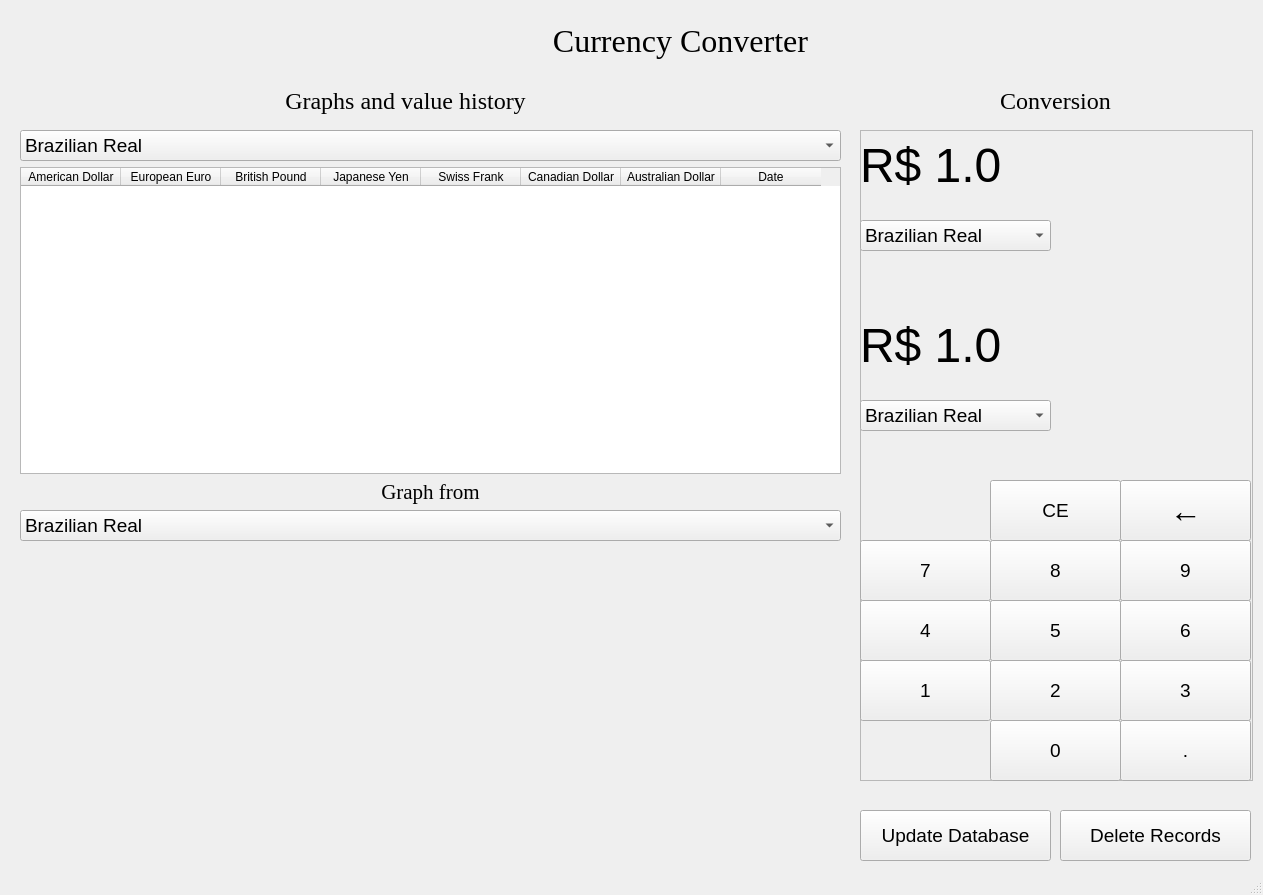
<?xml version="1.0" encoding="UTF-8"?>
<ui version="4.0">
 <class>Window</class>
 <widget class="QMainWindow" name="Window">
  <property name="geometry">
   <rect>
    <x>0</x>
    <y>0</y>
    <width>1263</width>
    <height>895</height>
   </rect>
  </property>
  <property name="minimumSize">
   <size>
    <width>1263</width>
    <height>895</height>
   </size>
  </property>
  <property name="windowTitle">
   <string>Currency Converter</string>
  </property>
  <widget class="QWidget" name="MainWindow">
   <widget class="QLabel" name="gui_title">
    <property name="geometry">
     <rect>
      <x>530</x>
      <y>10</y>
      <width>301</width>
      <height>61</height>
     </rect>
    </property>
    <property name="font">
     <font>
      <family>Georgia</family>
      <pointsize>24</pointsize>
     </font>
    </property>
    <property name="text">
     <string>Currency Converter</string>
    </property>
    <property name="alignment">
     <set>Qt::AlignCenter</set>
    </property>
   </widget>
   <widget class="QWidget" name="verticalLayoutWidget">
    <property name="geometry">
     <rect>
      <x>20</x>
      <y>130</y>
      <width>821</width>
      <height>411</height>
     </rect>
    </property>
    <layout class="QVBoxLayout" name="vertical_table">
     <item>
      <widget class="QComboBox" name="choose_currency">
       <property name="font">
        <font>
         <pointsize>14</pointsize>
        </font>
       </property>
       <item>
        <property name="text">
         <string>Brazilian Real</string>
        </property>
       </item>
       <item>
        <property name="text">
         <string>American Dollar</string>
        </property>
       </item>
       <item>
        <property name="text">
         <string>European Euro</string>
        </property>
       </item>
       <item>
        <property name="text">
         <string>British Pound</string>
        </property>
       </item>
       <item>
        <property name="text">
         <string>Japanese Yen</string>
        </property>
       </item>
       <item>
        <property name="text">
         <string>Swiss Frank</string>
        </property>
       </item>
       <item>
        <property name="text">
         <string>Canadian Dollar</string>
        </property>
       </item>
       <item>
        <property name="text">
         <string>Australian Dollar</string>
        </property>
       </item>
      </widget>
     </item>
     <item>
      <widget class="QTableWidget" name="currency_table">
       <property name="sizePolicy">
        <sizepolicy hsizetype="Expanding" vsizetype="Expanding">
         <horstretch>0</horstretch>
         <verstretch>0</verstretch>
        </sizepolicy>
       </property>
       <property name="rowCount">
        <number>0</number>
       </property>
       <property name="columnCount">
        <number>8</number>
       </property>
       <column>
        <property name="text">
         <string>American Dollar</string>
        </property>
       </column>
       <column>
        <property name="text">
         <string>European Euro</string>
        </property>
       </column>
       <column>
        <property name="text">
         <string>British Pound</string>
        </property>
       </column>
       <column>
        <property name="text">
         <string>Japanese Yen</string>
        </property>
       </column>
       <column>
        <property name="text">
         <string>Swiss Frank</string>
        </property>
       </column>
       <column>
        <property name="text">
         <string>Canadian Dollar</string>
        </property>
       </column>
       <column>
        <property name="text">
         <string>Australian Dollar</string>
        </property>
       </column>
       <column>
        <property name="text">
         <string>Date</string>
        </property>
       </column>
      </widget>
     </item>
     <item>
      <widget class="QLabel" name="relation_label">
       <property name="font">
        <font>
         <family>Georgia</family>
         <pointsize>16</pointsize>
         <weight>50</weight>
         <bold>false</bold>
        </font>
       </property>
       <property name="text">
        <string>Graph from</string>
       </property>
       <property name="alignment">
        <set>Qt::AlignCenter</set>
       </property>
      </widget>
     </item>
     <item>
      <widget class="QComboBox" name="choose_relation_currency">
       <property name="font">
        <font>
         <pointsize>14</pointsize>
        </font>
       </property>
       <item>
        <property name="text">
         <string>Brazilian Real</string>
        </property>
       </item>
       <item>
        <property name="text">
         <string>American Dollar</string>
        </property>
       </item>
       <item>
        <property name="text">
         <string>European Euro</string>
        </property>
       </item>
       <item>
        <property name="text">
         <string>British Pound</string>
        </property>
       </item>
       <item>
        <property name="text">
         <string>Japanese Yen</string>
        </property>
       </item>
       <item>
        <property name="text">
         <string>Swiss Frank</string>
        </property>
       </item>
       <item>
        <property name="text">
         <string>Canadian Dollar</string>
        </property>
       </item>
       <item>
        <property name="text">
         <string>Australian Dollar</string>
        </property>
       </item>
      </widget>
     </item>
    </layout>
   </widget>
   <widget class="QFrame" name="conversion_frame">
    <property name="geometry">
     <rect>
      <x>860</x>
      <y>130</y>
      <width>393</width>
      <height>651</height>
     </rect>
    </property>
    <property name="frameShape">
     <enum>QFrame::StyledPanel</enum>
    </property>
    <property name="frameShadow">
     <enum>QFrame::Raised</enum>
    </property>
    <widget class="QComboBox" name="choose_currency_conversion_top">
     <property name="geometry">
      <rect>
       <x>0</x>
       <y>90</y>
       <width>191</width>
       <height>31</height>
      </rect>
     </property>
     <property name="font">
      <font>
       <pointsize>14</pointsize>
      </font>
     </property>
     <item>
      <property name="text">
       <string>Brazilian Real</string>
      </property>
     </item>
     <item>
      <property name="text">
       <string>American Dollar</string>
      </property>
     </item>
     <item>
      <property name="text">
       <string>European Euro</string>
      </property>
     </item>
     <item>
      <property name="text">
       <string>British Pound</string>
      </property>
     </item>
     <item>
      <property name="text">
       <string>Japanese Yen</string>
      </property>
     </item>
     <item>
      <property name="text">
       <string>Swiss Frank</string>
      </property>
     </item>
     <item>
      <property name="text">
       <string>Canadian Dollar</string>
      </property>
     </item>
     <item>
      <property name="text">
       <string>Australian Dollar</string>
      </property>
     </item>
    </widget>
    <widget class="QComboBox" name="choose_currency_conversion_bottom">
     <property name="geometry">
      <rect>
       <x>0</x>
       <y>270</y>
       <width>191</width>
       <height>31</height>
      </rect>
     </property>
     <property name="font">
      <font>
       <pointsize>14</pointsize>
      </font>
     </property>
     <item>
      <property name="text">
       <string>Brazilian Real</string>
      </property>
     </item>
     <item>
      <property name="text">
       <string>American Dollar</string>
      </property>
     </item>
     <item>
      <property name="text">
       <string>European Euro</string>
      </property>
     </item>
     <item>
      <property name="text">
       <string>British Pound</string>
      </property>
     </item>
     <item>
      <property name="text">
       <string>Japanese Yen</string>
      </property>
     </item>
     <item>
      <property name="text">
       <string>Swiss Frank</string>
      </property>
     </item>
     <item>
      <property name="text">
       <string>Canadian Dollar</string>
      </property>
     </item>
     <item>
      <property name="text">
       <string>Australian Dollar</string>
      </property>
     </item>
    </widget>
    <widget class="QLabel" name="currency_value_top">
     <property name="geometry">
      <rect>
       <x>0</x>
       <y>0</y>
       <width>391</width>
       <height>71</height>
      </rect>
     </property>
     <property name="font">
      <font>
       <family>Microsoft Sans Serif</family>
       <pointsize>36</pointsize>
       <weight>50</weight>
       <bold>false</bold>
      </font>
     </property>
     <property name="text">
      <string>R$ 1.0</string>
     </property>
    </widget>
    <widget class="QLabel" name="currency_value_bottom">
     <property name="geometry">
      <rect>
       <x>0</x>
       <y>180</y>
       <width>391</width>
       <height>71</height>
      </rect>
     </property>
     <property name="font">
      <font>
       <family>Microsoft Sans Serif</family>
       <pointsize>36</pointsize>
       <weight>50</weight>
       <bold>false</bold>
      </font>
     </property>
     <property name="text">
      <string>R$ 1.0</string>
     </property>
    </widget>
    <widget class="QPushButton" name="back_button">
     <property name="geometry">
      <rect>
       <x>260</x>
       <y>350</y>
       <width>131</width>
       <height>61</height>
      </rect>
     </property>
     <property name="font">
      <font>
       <pointsize>24</pointsize>
       <weight>50</weight>
       <italic>false</italic>
       <bold>false</bold>
      </font>
     </property>
     <property name="text">
      <string>←</string>
     </property>
    </widget>
    <widget class="QPushButton" name="clear_button">
     <property name="geometry">
      <rect>
       <x>130</x>
       <y>350</y>
       <width>131</width>
       <height>61</height>
      </rect>
     </property>
     <property name="font">
      <font>
       <pointsize>14</pointsize>
       <weight>50</weight>
       <italic>false</italic>
       <bold>false</bold>
       <kerning>true</kerning>
      </font>
     </property>
     <property name="text">
      <string>CE</string>
     </property>
    </widget>
    <widget class="QPushButton" name="num_8">
     <property name="geometry">
      <rect>
       <x>130</x>
       <y>410</y>
       <width>131</width>
       <height>61</height>
      </rect>
     </property>
     <property name="font">
      <font>
       <pointsize>14</pointsize>
      </font>
     </property>
     <property name="text">
      <string>8</string>
     </property>
    </widget>
    <widget class="QPushButton" name="num_9">
     <property name="geometry">
      <rect>
       <x>260</x>
       <y>410</y>
       <width>131</width>
       <height>61</height>
      </rect>
     </property>
     <property name="font">
      <font>
       <pointsize>14</pointsize>
      </font>
     </property>
     <property name="text">
      <string>9</string>
     </property>
    </widget>
    <widget class="QPushButton" name="num_7">
     <property name="geometry">
      <rect>
       <x>0</x>
       <y>410</y>
       <width>131</width>
       <height>61</height>
      </rect>
     </property>
     <property name="font">
      <font>
       <pointsize>14</pointsize>
      </font>
     </property>
     <property name="text">
      <string>7</string>
     </property>
    </widget>
    <widget class="QPushButton" name="num_5">
     <property name="geometry">
      <rect>
       <x>130</x>
       <y>470</y>
       <width>131</width>
       <height>61</height>
      </rect>
     </property>
     <property name="font">
      <font>
       <pointsize>14</pointsize>
      </font>
     </property>
     <property name="text">
      <string>5</string>
     </property>
    </widget>
    <widget class="QPushButton" name="num_6">
     <property name="geometry">
      <rect>
       <x>260</x>
       <y>470</y>
       <width>131</width>
       <height>61</height>
      </rect>
     </property>
     <property name="font">
      <font>
       <pointsize>14</pointsize>
      </font>
     </property>
     <property name="text">
      <string>6</string>
     </property>
    </widget>
    <widget class="QPushButton" name="num_4">
     <property name="geometry">
      <rect>
       <x>0</x>
       <y>470</y>
       <width>131</width>
       <height>61</height>
      </rect>
     </property>
     <property name="font">
      <font>
       <pointsize>14</pointsize>
      </font>
     </property>
     <property name="text">
      <string>4</string>
     </property>
    </widget>
    <widget class="QPushButton" name="num_2">
     <property name="geometry">
      <rect>
       <x>130</x>
       <y>530</y>
       <width>131</width>
       <height>61</height>
      </rect>
     </property>
     <property name="font">
      <font>
       <pointsize>14</pointsize>
      </font>
     </property>
     <property name="text">
      <string>2</string>
     </property>
    </widget>
    <widget class="QPushButton" name="num_3">
     <property name="geometry">
      <rect>
       <x>260</x>
       <y>530</y>
       <width>131</width>
       <height>61</height>
      </rect>
     </property>
     <property name="font">
      <font>
       <pointsize>14</pointsize>
      </font>
     </property>
     <property name="text">
      <string>3</string>
     </property>
    </widget>
    <widget class="QPushButton" name="num_1">
     <property name="geometry">
      <rect>
       <x>0</x>
       <y>530</y>
       <width>131</width>
       <height>61</height>
      </rect>
     </property>
     <property name="font">
      <font>
       <pointsize>14</pointsize>
      </font>
     </property>
     <property name="text">
      <string>1</string>
     </property>
    </widget>
    <widget class="QPushButton" name="num_0">
     <property name="geometry">
      <rect>
       <x>130</x>
       <y>590</y>
       <width>131</width>
       <height>61</height>
      </rect>
     </property>
     <property name="font">
      <font>
       <pointsize>14</pointsize>
      </font>
     </property>
     <property name="text">
      <string>0</string>
     </property>
    </widget>
    <widget class="QPushButton" name="float_value_button">
     <property name="geometry">
      <rect>
       <x>260</x>
       <y>590</y>
       <width>131</width>
       <height>61</height>
      </rect>
     </property>
     <property name="font">
      <font>
       <pointsize>14</pointsize>
      </font>
     </property>
     <property name="text">
      <string>.</string>
     </property>
    </widget>
   </widget>
   <widget class="QLabel" name="graphs_title">
    <property name="geometry">
     <rect>
      <x>260</x>
      <y>80</y>
      <width>291</width>
      <height>41</height>
     </rect>
    </property>
    <property name="font">
     <font>
      <family>Georgia</family>
      <pointsize>18</pointsize>
     </font>
    </property>
    <property name="text">
     <string>Graphs and value history</string>
    </property>
    <property name="alignment">
     <set>Qt::AlignCenter</set>
    </property>
   </widget>
   <widget class="QLabel" name="conversion_title">
    <property name="geometry">
     <rect>
      <x>980</x>
      <y>80</y>
      <width>151</width>
      <height>41</height>
     </rect>
    </property>
    <property name="font">
     <font>
      <family>Georgia</family>
      <pointsize>18</pointsize>
     </font>
    </property>
    <property name="text">
     <string>Conversion</string>
    </property>
    <property name="alignment">
     <set>Qt::AlignCenter</set>
    </property>
   </widget>
   <widget class="QWidget" name="verticalLayoutWidget_2">
    <property name="geometry">
     <rect>
      <x>20</x>
      <y>550</y>
      <width>821</width>
      <height>321</height>
     </rect>
    </property>
    <layout class="QVBoxLayout" name="graph_layout"/>
   </widget>
   <widget class="QPushButton" name="update_db_button">
    <property name="geometry">
     <rect>
      <x>860</x>
      <y>810</y>
      <width>191</width>
      <height>51</height>
     </rect>
    </property>
    <property name="font">
     <font>
      <pointsize>14</pointsize>
     </font>
    </property>
    <property name="text">
     <string>Update Database</string>
    </property>
   </widget>
   <widget class="QPushButton" name="delete_db_button">
    <property name="geometry">
     <rect>
      <x>1060</x>
      <y>810</y>
      <width>191</width>
      <height>51</height>
     </rect>
    </property>
    <property name="font">
     <font>
      <pointsize>14</pointsize>
     </font>
    </property>
    <property name="text">
     <string>Delete Records</string>
    </property>
   </widget>
  </widget>
  <widget class="QStatusBar" name="statusbar"/>
 </widget>
 <resources/>
 <connections/>
</ui>
